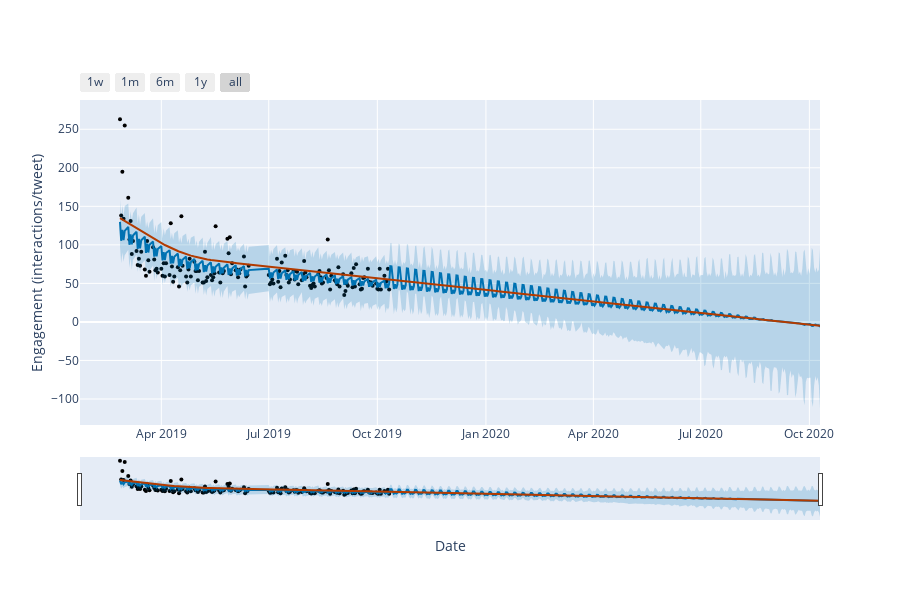

The code cell stored with this chart in its notebook:
### Markdown cell above
Using plotly instead

### Code cell
from fbprophet.plot import plot_plotly
import plotly.offline as py
py.init_notebook_mode(connected=True)

fig = plot_plotly(m, forecast, trend=True, xlabel='Date', ylabel='Engagement (interactions/tweet)') 
py.iplot(fig)

### Figure 1 — Plotly figure (JSON) as saved in the notebook; plotly's stock layout.template omitted (floating-point values rounded to 4 significant figures; data arrays with more than 128 entries replaced by an {"elided": "..."} marker saying what was removed)
{"data": [{"marker": {"color": "black", "size": 4}, "mode": "markers", "name": "Actual", "type": "scatter", "x": {"elided": "155 str values"}, "y": {"elided": "155 int values"}}, {"hoverinfo": "skip", "line": {"width": 0}, "mode": "lines", "type": "scatter", "x": {"elided": "520 str values"}, "y": {"elided": "520 float values"}}, {"fill": "tonexty", "fillcolor": "rgba(0, 114, 178, 0.2)", "line": {"color": "#0072B2", "width": 2}, "mode": "lines", "name": "Predicted", "type": "scatter", "x": {"elided": "520 str values"}, "y": {"elided": "520 float values"}}, {"fill": "tonexty", "fillcolor": "rgba(0, 114, 178, 0.2)", "hoverinfo": "skip", "line": {"width": 0}, "mode": "lines", "type": "scatter", "x": {"elided": "520 str values"}, "y": {"elided": "520 float values"}}, {"line": {"color": "#B23B00", "width": 2}, "mode": "lines", "name": "Trend", "type": "scatter", "x": {"elided": "520 str values"}, "y": {"elided": "520 float values"}}], "layout": {"height": 600, "showlegend": false, "width": 900, "xaxis": {"autorange": true, "range": ["2019-01-22 02:44:34.2857", "2020-10-10"], "rangeselector": {"buttons": [{"count": 7, "label": "1w", "step": "day", "stepmode": "backward"}, {"count": 1, "label": "1m", "step": "month", "stepmode": "backward"}, {"count": 6, "label": "6m", "step": "month", "stepmode": "backward"}, {"count": 1, "label": "1y", "step": "year", "stepmode": "backward"}, {"step": "all"}]}, "rangeslider": {"autorange": true, "range": ["2019-01-22 02:44:34.2857", "2020-10-10"], "visible": true, "yaxis": {"_template": null, "rangemode": "match"}}, "title": {"text": "Date"}, "type": "date"}, "yaxis": {"autorange": true, "range": [-133.8, 288.0], "title": {"text": "Engagement (interactions/tweet)"}, "type": "linear"}}}
